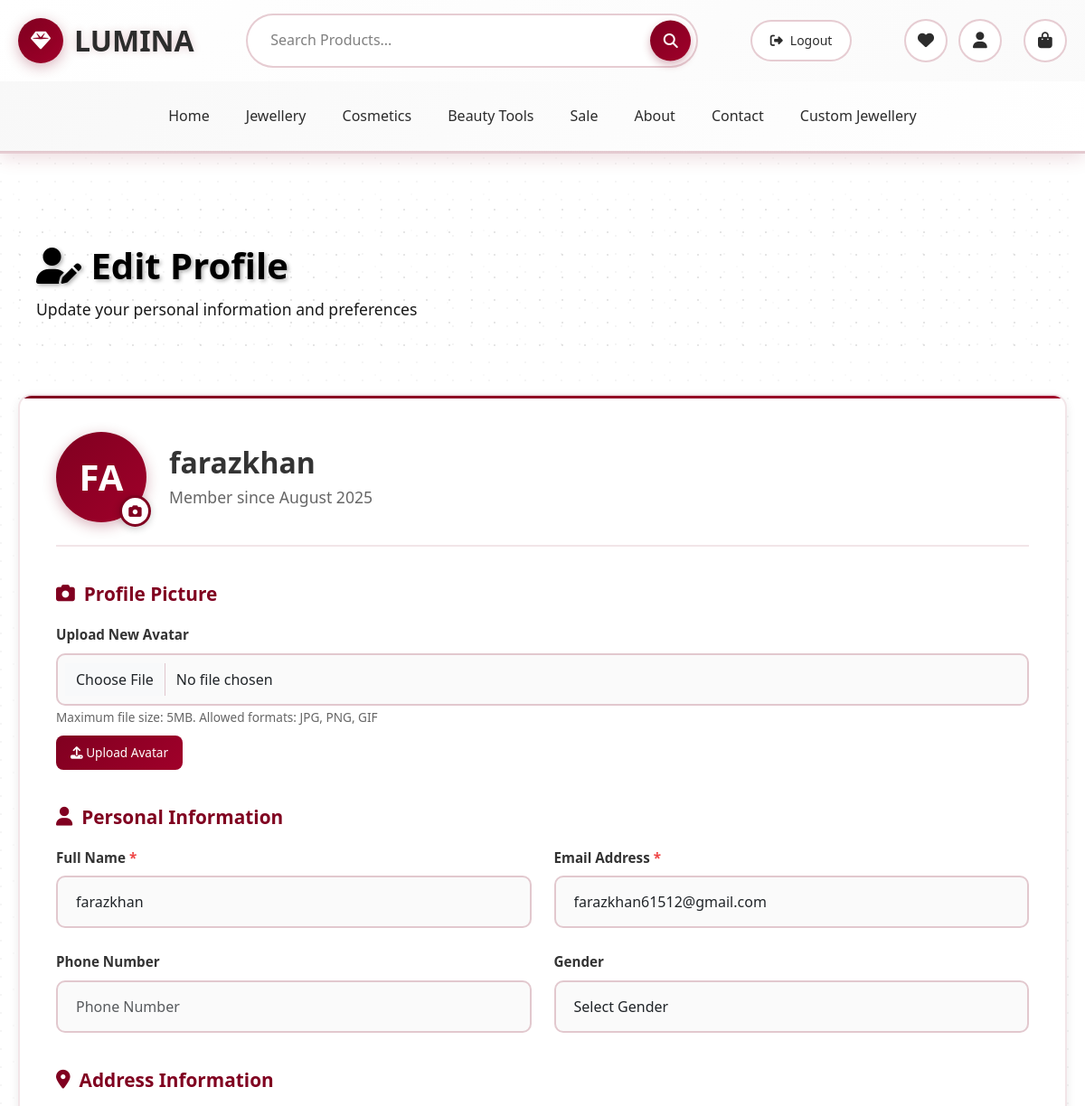
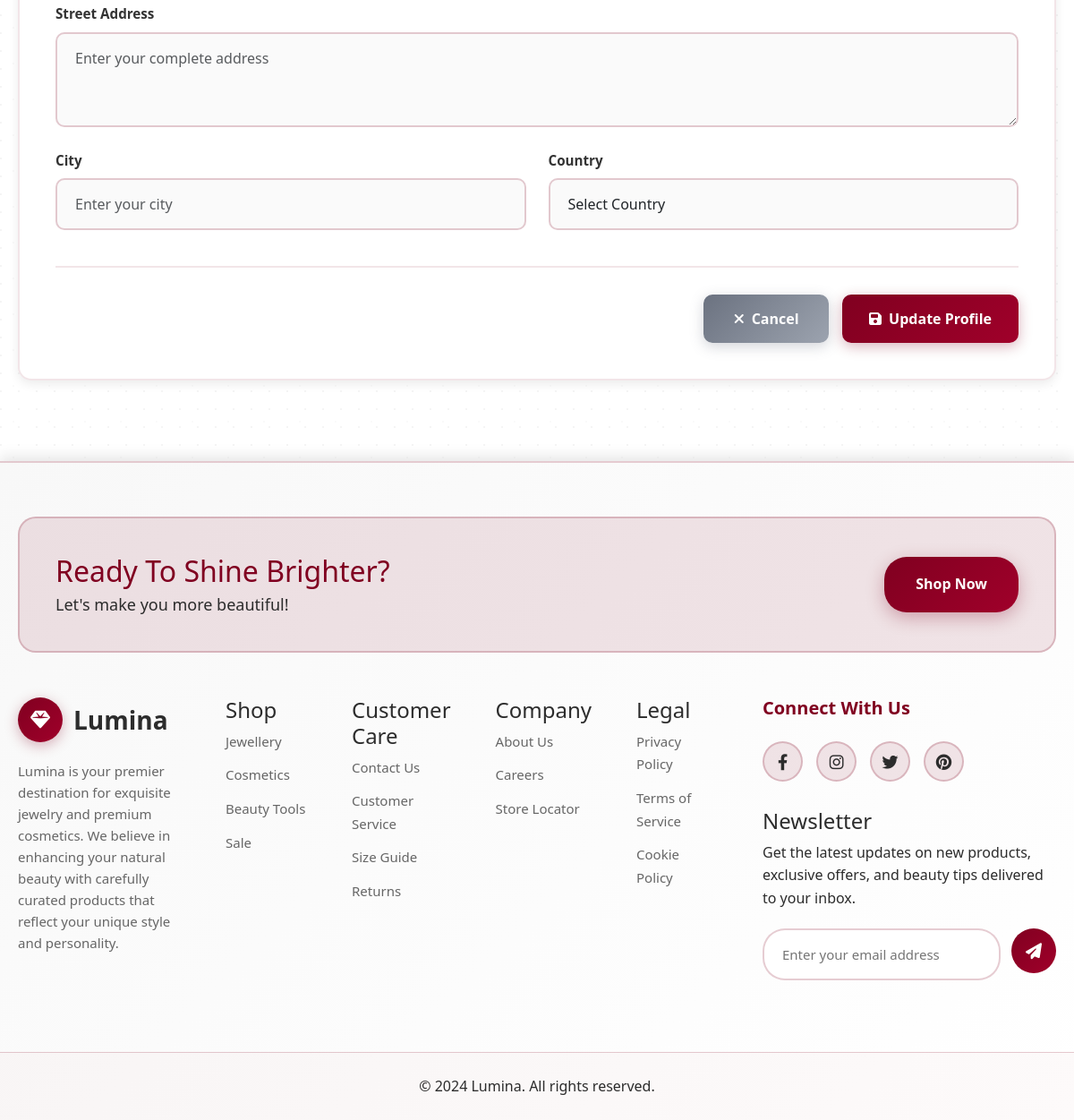
Screenshot of /account/edit_profile.php (signed in) with the database file from the repository (2 pictures, top to bottom).
### tables this page shows
CREATE TABLE `user_acc` (
  `id` int(255) NOT NULL,
  `avatar` varchar(300) NOT NULL,
  `name` varchar(255) NOT NULL,
  `email` varchar(255) NOT NULL,
  `phone` varchar(20) NOT NULL,
  `address` varchar(250) NOT NULL,
  `city` varchar(100) NOT NULL,
  `country` varchar(150) NOT NULL,
  `gender` varchar(100) NOT NULL,
  `password` varchar(225) NOT NULL,
  `user_role` varchar(100) NOT NULL,
  `email_verified` tinyint(1) DEFAULT 0,
  `created_at` timestamp NOT NULL DEFAULT current_timestamp()
);

### account/edit_profile.php (the view, shortened to what this page needs)
<?php include '../includes/header.php'; ?>
<!DOCTYPE html>
<html lang="en">
<head>
  <link rel="stylesheet" href="https://cdn.jsdelivr.net/npm/bootstrap-icons@1.11.1/font/bootstrap-icons.css">
  <link href="https://cdnjs.cloudflare.com/ajax/libs/font-awesome/6.4.0/css/all.min.css" rel="stylesheet">
</head>
<body>
<div class="edit-wrapper">
  <div class="container">
    <?php
    include '../includes/connection.php';
    if (isset($_SESSION['user_id'])) {
      $user_id = $_SESSION['user_id'];
      $user_query = "SELECT * FROM user_acc WHERE id='$user_id'";
      $user_result = mysqli_query($conn, $user_query);
      $user_data = mysqli_fetch_assoc($user_result);
      if ($user_data) {
        echo '<div class="page-header">
                <div class="container">
                  <h1><i class="fas fa-user-edit"></i> Edit Profile</h1>
                  <p>Update your personal information and preferences</p>
                </div>
              </div>';
        ?>
        <div class='edit-card'>
          <div class='profile-header'>
            <div class='profile-avatar'>
              <?php
              if (isset($user_data['avatar']) && !empty($user_data['avatar']) && file_exists('../' . $user_data['avatar'])): ?>
                <img src="../<?php echo htmlspecialchars($user_data['avatar']); ?>" alt="Profile Avatar">
              <?php else: ?>
                <?php echo strtoupper(substr($user_data['name'], 0, 2)); ?>
              <?php endif; ?>
              <div class='avatar-upload'>
                <i class="fas fa-camera"></i>
              </div>
            </div>
            <div class='profile-info'>
              <h2><?php echo htmlspecialchars($user_data['name']); ?></h2>
              <p>Member since <?php echo isset($user_data['created_at']) ? date('F Y', strtotime($user_data['created_at'])) : 'N/A'; ?></p>
            </div>
          </div>
          <form method="POST" enctype="multipart/form-data" class="avatar-form">
            <div class="form-section">
              <h3 class="section-title">
                <i class="fas fa-camera"></i> Profile Picture
              </h3>
              <div class="form-row">
                <div class="form-group">
                  <label for="avatar">Upload New Avatar</label>
                  <input type="file" id="avatar" name="avatar" class="form-control" accept="image/*" required>
                  <small style="color: #666; font-size: 0.85rem;">Maximum file size: 5MB. Allowed formats: JPG, PNG, GIF</small>
                  <br>
                  <button type="submit" name="upload_avatar" class="upload-btn">
                    <i class="fas fa-upload"></i> Upload Avatar
                  </button>
                </div>
              </div>
            </div>
          </form>
          <form method="POST" id="profileForm">
            <div class="form-section">
              <h3 class="section-title">
                <i class="fas fa-user"></i> Personal Information
              </h3>
              <div class="form-row">
                <div class="form-group">
                  <label for="name">Full Name <span class="required">*</span></label>
                  <input type="text" id="name" name="name" class="form-control"
                         value="<?php echo htmlspecialchars($user_data['name']); ?>" required
                         placeholder="Full Name">
                </div>
                <div class="form-group">
                  <label for="email">Email Address <span class="required">*</span></label>
                  <input type="email" id="email" name="email" class="form-control"
                         value="<?php echo htmlspecialchars($user_data['email']); ?>" required
                         placeholder="Email Address">
                </div>
              </div>
              <div class="form-row">
                <div class="form-group">
                  <label for="phone">Phone Number</label>
                  <input type="tel" id="phone" name="phone" class="form-control" pattern="[0-9+\-\s()]*"
                  value="<?php echo isset($user_data['phone']) ? htmlspecialchars($user_data['phone']) : ''; ?>"
                  placeholder="Phone Number">
                </div>
                <div class="form-group">
                  <label for="gender">Gender</label>
                  <select id="gender" name="gender" class="form-control">
                    <option value="">Select Gender</option>
                  </select>
                </div>
              </div>
            </div>
            <div class="form-section">
              <h3 class="section-title">
                <i class="fas fa-map-marker-alt"></i> Address Information
              </h3>
              <div class="form-row">
                <div class="form-group" style="grid-column: 1 / -1;">
                  <label for="address">Street Address</label>
                  <textarea id="address" name="address" class="form-control" rows="3"
                            placeholder="Enter your complete address"><?php echo isset($user_data['address']) ? htmlspecialchars($user_data['address']) : ''; ?></textarea>
                </div>
              </div>
              <div class="form-row">
                <div class="form-group">
                  <label for="city">City</label>
                  <input type="text" id="city" name="city" class="form-control"
                         value="<?php echo isset($user_data['city']) ? htmlspecialchars($user_data['city']) : ''; ?>"
                         placeholder="Enter your city">
                </div>
                <div class="form-group">
                  <label for="country">Country</label>
                  <select id="country" name="country" class="form-control">
                    <option value="">Select Country</option>
                  </select>
                </div>
              </div>
            </div>
            <div class="form-actions">
              <a href="../account/account.php" class="btn btn-secondary">
                <i class="fas fa-times"></i> Cancel
              </a>
              <button type="submit" name="update_profile" class="btn btn-primary" id="submitBtn">
                <i class="fas fa-save"></i> Update Profile
              </button>
            </div>
          </form>
        </div>
        <?php
      }
    }
    ?>
  </div>
</div>
</body>
</html>
<?php include '../includes/footer.php'; ?>

### includes/header.php (style rules this page uses)
* { margin: 0; padding: 0; box-sizing: border-box; }
body { font-family: 'Georgia', serif; line-height: 1.6; color: #2c2c2c; background: linear-gradient(135deg, #ffffff 0%, #f8f8f8 50%, #ffffff 100%); min-height: 100vh; }
.container { max-width: 1200px; margin: 0 auto; padding: 0 20px; }

### rows the page displays
user_acc: name "FA", name "farazkhan", created_at "August 2025", email "farazkhan61512@gmail.com"
